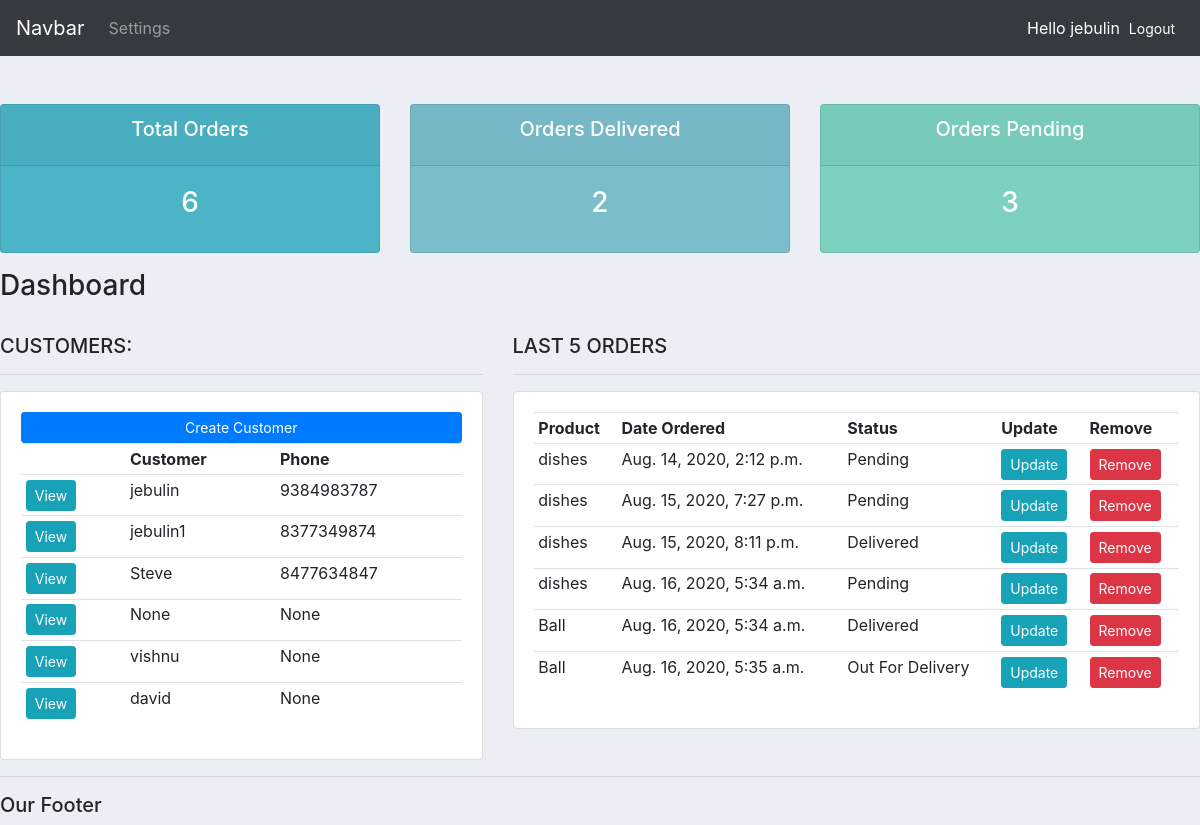
Page / (signed in) on the committed database.
### accounts/models.py (models this page shows, shortened)
class Customer(models.Model):
    user = models.OneToOneField(User, null=True, on_delete=models.CASCADE)
    name = models.CharField(null=True, max_length=200)
    phone = models.CharField(null=True, max_length=200)
    email = models.CharField(null=True, max_length=200)
    profile_pic = models.ImageField(null=True, blank=True)
    date_created = models.DateTimeField(auto_now_add=True, null=True)

class Order(models.Model):
    STATUS = (
        ('Pending', 'Pending'),
        ('Out For Delivery', 'Out For Delivery'),
        ('Delivered', 'Delivered'),
    )
    customer = models.ForeignKey(Customer, on_delete=models.SET_NULL, null=True)
    product = models.ForeignKey(Product, on_delete=models.SET_NULL, null=True)
    date_created = models.DateTimeField(auto_now_add=True, null=True)
    status = models.CharField(null=True, choices=STATUS, max_length=200)

class Product(models.Model):
    CATEGORY = (
        ('Indoor', 'Indoor'),
        ('Out Door', 'Out Door'),
    )
    name = models.CharField(null=True, max_length=200)
    price = models.FloatField(null=True)
    category = models.CharField(null=True, max_length=200, choices=CATEGORY)
    description = models.CharField(null=True, max_length=200, blank=True)
    tags = models.ManyToManyField(Tag)
    date_created = models.DateTimeField(auto_now_add=True, null=True)
    def __str__(self):
        return self.name

### accounts/decorators.py (the view)
    def wrapper_function(request):
        group = None
        if request.user.groups.exists():
            group = request.user.groups.all()[0].name
        if group == 'customer':
            return redirect('user')
        if group == 'admin':
            return view_func(request)

### accounts/views.py (called while the page is built)
@login_required(login_url='login')
@admin_only
def home(request):
    orders = Order.objects.all()
    customers = Customer.objects.all()
    total_orders = orders.count()
    delivered = orders.filter(status='Delivered').count()
    pending = orders.filter(status='Pending').count()
    context = {'orders': orders, 'customers': customers, 'total_orders': total_orders,
               'delivered': delivered, 'pending': pending
               }
    return render(request, 'accounts/dashboard.html', context)

### accounts/templates/accounts/dashboard.html
{% extends 'accounts/main.html' %}
{% block content %}
{% include 'accounts/status.html' %}
<h3>Dashboard</h3><br>
<div class="row">
    <div class="col-md-5">
        <h5>CUSTOMERS:</h5>
        <hr>
        <div class="card card-body">
            <a class="btn btn-primary btn-sm btn-block" href="">Create Customer</a>
            <table class="table table-sm">
                <tr>
                    <th></th>
                    <th>Customer</th>
                    <th>Phone</th>
                </tr>
                {% for customer in customers %}
            <tr>
                <td><a class="btn btn-sm btn-info text-white" href="{% url 'customer' customer.id %}">View</a></td>
                <td>{{customer.name}}</td>
                <td>{{customer.phone}}</td>
            </tr>
                {% endfor %}
            </table>
        </div>
    </div>
    <div class="col-md-7">
        <h5>LAST 5 ORDERS</h5>
        <hr>
        <div class="card card-body">
        <table class="table table-sm">
            <tr>
                <th>Product</th>
                <th>Date Ordered</th>
                <th>Status</th>
                <th>Update</th>
                <th>Remove</th>
            </tr>
            {% for i in orders %}
            <tr>
                <td>{{i.product}}</td>
                <td>{{i.date_created}}</td>
                <td>{{i.status}}</td>
                <td><a class="btn btn-sm btn-info text-white" href="{% url 'updateOrder' i.id%}">Update</a></td>
                <td><a class="btn btn-sm btn-danger text-white" href="{% url 'deleteOrder' i.id%}">Remove</a></td>
            </tr>
            {% endfor %}
         </table>
        </div>
    </div>
</div>
{% endblock %}

### accounts/templates/accounts/main.html (shortened to what this page needs)
{% load static %}
<html lang="en">
<head>
    <link rel="stylesheet" href="https://maxcdn.bootstrapcdn.com/bootstrap/4.0.0/css/bootstrap.min.css">
    <link rel="stylesheet" type="text/css" href="{% static '/css/main.css' %}"/>
</head>
<body>
    {% include 'accounts/nav.html' %}
    <br>
    {% block content %}
    {% endblock %}
    <hr>
    <h5>Our Footer</h5>
</body>
</html>

### accounts/templates/accounts/nav.html (shortened to what this page needs)
<nav class="navbar navbar-expand-lg navbar-dark bg-dark">
  <a class="navbar-brand" href="#">Navbar</a>
  <div class="collapse navbar-collapse" id="navbarNav">
    <ul class="navbar-nav">
    {% if request.user.is_staff %}
      <li class="nav-item active">
        <a class="nav-link" href="{% url 'home' %}">Dashboard</a>
      </li>
      <li class="nav-item">
        <a class="nav-link" href="{% url 'products' %}">Products</a>
      </li>
      {% else %}
      <li class="nav-item">
        <a class="nav-link" href="{% url 'account' %}">Settings</a>
      </li>
      {% endif %}
    </ul>
  </div>
  <span class="text-white">Hello {{request.user}}</span>
  <a class="btn btn-sm text-white" href="{% url 'logout' %}">Logout</a>
</nav>

### accounts/templates/accounts/status.html
<br>
<div class="row">
    <div class="col">
        <div class="col=md">
            <div class="card text-center text-white mb-3" id="total-orders">
                <div class="card-header">
                    <h5 class="card-title">Total Orders</h5>
                </div>
                <div class="card-body">
                    <h3 class="card-title">{{total_orders}}</h3>
                </div>
            </div>
        </div>
    </div>
    <div class="col">
        <div class="col=md">
            <div class="card text-center text-white mb-3" id="orders-delivered">
                <div class="card-header">
                    <h5 class="card-title">Orders Delivered</h5>
                </div>
                <div class="card-body">
                    <h3 class="card-title">{{delivered}}</h3>
                </div>
            </div>
        </div>
    </div>
    <div class="col">
        <div class="col=md">
            <div class="card text-center text-white mb-3" id="orders-pending">
                <div class="card-header">
                    <h5 class="card-title">Orders Pending</h5>
                </div>
                <div class="card-body">
                    <h3 class="card-title">{{pending}}</h3>
                </div>
            </div>
        </div>
    </div>
</div>

### static/css/main.css (style rules this page uses)
body { background-color: #ebeff5; }
#total-orders { background-color: #4cb4c7; }
#orders-delivered { background-color: #7abecc; }
#orders-pending { background-color: #7cD1C0; }

### rows in the picture
Customer: name "jebulin", phone "9384983787"
Customer: name "jebulin1", phone "8377349874"
Customer: name "Steve", phone "8477634847"
Customer: name "None", phone "None"
Customer: name "vishnu", phone "None"
Customer: name "david", phone "None"
Order: product "dishes", date_created "Aug. 14, 2020, 2:12 p.m.", status "Pending"
Order: product "dishes", date_created "Aug. 15, 2020, 7:27 p.m.", status "Pending"
Order: product "dishes", date_created "Aug. 15, 2020, 8:11 p.m.", status "Delivered"
Order: product "dishes", date_created "Aug. 16, 2020, 5:34 a.m.", status "Pending"
Order: product "Ball", date_created "Aug. 16, 2020, 5:34 a.m.", status "Delivered"
Order: product "Ball", date_created "Aug. 16, 2020, 5:35 a.m.", status "Out For Delivery"

### other values in the picture
{{ request.user }} "jebulin"
{{ total_orders }} "6"
{{ delivered }} "2"
{{ pending }} "3"
